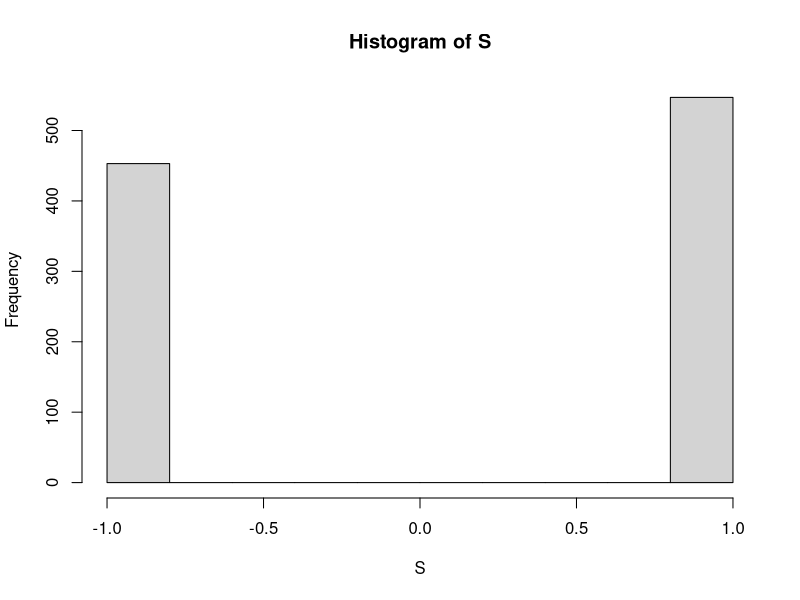
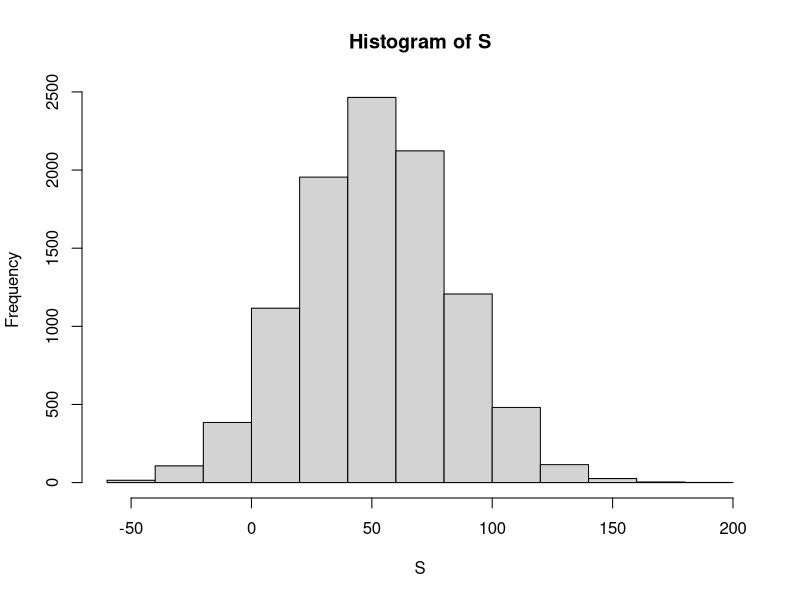
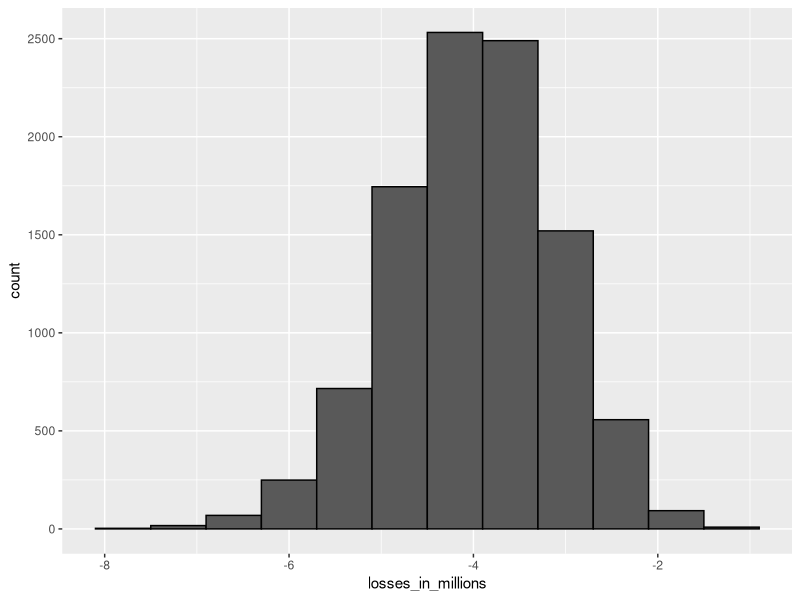
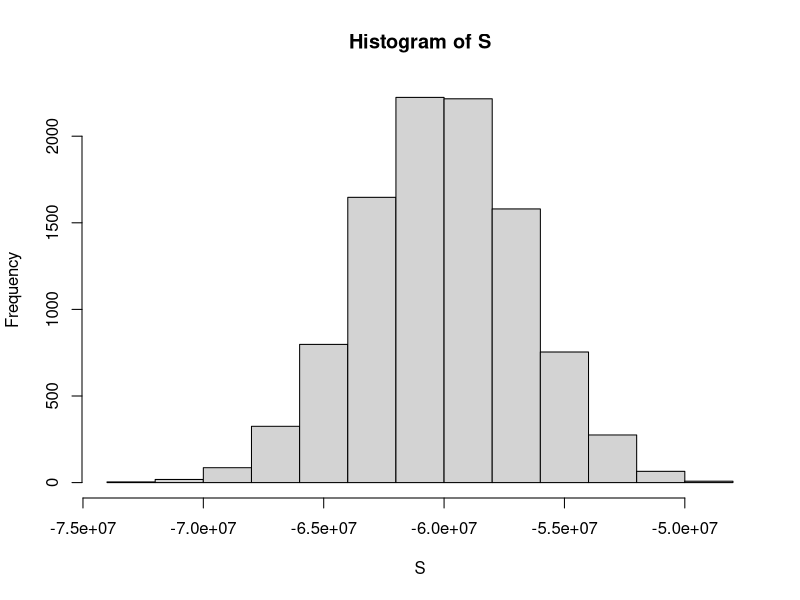

R code for these plots, in order:
## ---- chunk 1
set.seed(1)
# define random variable x to be 1 if blue, 0 otherwise
beads <- rep(c("red", "blue"), times = c(2, 3))
x <- ifelse(sample(beads, 1) == "blue", 1, 0)
print(x)
## ---- chunk 2
red <- 18
black <- 18
green <- 2
n <- 1000

S <- sample(c(1,-1), # options are +1 and -1
       n, # players are 1000
       replace = TRUE,
       prob = c(20/38, # probability of win
                18/38)) # probability of lose
hist(S) # distribution
sum(S) # total gains
mean(S) # mean gain
## ---- chunk 3
n <- 1000    # number of roulette players
B <- 10000    # number of Monte Carlo experiments
S <- replicate(B, {
    X <- sample(c(-1,1), n, replace = TRUE, prob = c(9/19, 10/19))    # simulate 1000 roulette spins
    sum(X)    # determine total profit
})

hist(S) # distribution of results
mean(S) # mean results
mean(S < 0)    # probability of the casino losing money
## ---- chunk 4
green <- 2
black <- 18
red <- 18
green/(black+red+green)
## ---- chunk 5
set.seed(1)

# The variables 'green', 'black', and 'red' contain the number of pockets for each color
green <- 2
black <- 18
red <- 18

p_green <- green/(black+red+green)
p_not_green <- 1 - p_green

prob = sample(c(-1,17), 1, prob = c(p_not_green,p_green), replace = TRUE)
print(prob)
## ---- chunk 6
# The variables 'green', 'black', and 'red' contain the number of pockets for each color
green <- 2
black <- 18
red <- 18

p_green <- green/(black+red+green)
p_not_green <- 1 - p_green

X = 17*p_green + -1*(p_not_green)
X
## ---- chunk 7
green <- 2
black <- 18
red <- 18

p_green <- green/(black+red+green)
p_not_green <- 1 - p_green

sdX <- abs(-1-17)*sqrt(p_green*p_not_green)
sdX
## ---- chunk 8
set.seed(1)

# The variables 'green', 'black', and 'red' contain the number of pockets for each color
green <- 2
black <- 18
red <- 18

p_green <- green/(black+red+green)
p_not_green <- 1 - p_green

n <- 1000
X <- sample(c(-1,17),n,replace = TRUE, prob = c(p_not_green, p_green))
S <- sum(X)
S
## ---- chunk 9
# The variables 'green', 'black', and 'red' contain the number of pockets for each color
green <- 2
black <- 18
red <- 18

p_green <- green/(black+red+green)
p_not_green <- 1 - p_green

X <- 17*p_green + -1*(p_not_green)
n <- 1000
n*X


sdX <- abs(-1-17)*sqrt(p_green*p_not_green)
sqrt(n)*sdX
## ---- chunk 10
# Assign a variable `p_green` as the probability of the ball landing in a green pocket
p_green <- 2 / 38

# Assign a variable `p_not_green` as the probability of the ball not landing in a green pocket
p_not_green <- 1-p_green

# Define the number of bets using the variable 'n'
n <- 100

# Calculate 'avg', the expected outcome of 100 spins if you win $17 when the ball lands on green and you lose $1 when the ball doesn't land on green
avg <- n * (17*p_green + -1*p_not_green)

# Compute 'se', the standard error of the sum of 100 outcomes
se <- sqrt(n) * (17 - -1)*sqrt(p_green*p_not_green)

# Using the expected value 'avg' and standard error 'se', compute the probability that you win money betting on green 100 times.
prob_loss_money <- pnorm(0,avg,se) # p(x < 0)
1-prob_loss_money
## ---- chunk 11
# Assign a variable `p_green` as the probability of the ball landing in a green pocket
p_green <- 2 / 38

# Assign a variable `p_not_green` as the probability of the ball not landing in a green pocket
p_not_green <- 1-p_green

# Define the number of bets using the variable 'n'
n <- 100

# The variable `B` specifies the number of times we want the simulation to run. Let's run the Monte Carlo simulation 10,000 times.
B <- 10000

# Use the `set.seed` function to make sure your answer matches the expected result after random sampling.
set.seed(1)

# Create an object called `S` that replicates the sample code for `B` iterations and sums the outcomes.
S <- replicate(B, {
  X <- sample(c(17,-1), n, replace = T, prob = c(p_green, p_not_green))
  sum(X)
})


# Compute the average value for 'S'
mean(S)

# Calculate the standard deviation of 'S'
sd(S)
## ---- chunk 12
mean(S > 0)
## ---- chunk 13
# Use the `set.seed` function to make sure your answer matches the expected result after random sampling.
set.seed(1)

# Define the number of bets using the variable 'n'
n <- 10000

# Assign a variable `p_green` as the probability of the ball landing in a green pocket
p_green <- 2 / 38

# Assign a variable `p_not_green` as the probability of the ball not landing in a green pocket
p_not_green <- 1 - p_green

# Create a vector called `X` that contains the outcomes of `n` bets
X <- sample(c(17,-1),n,replace = T, prob = c(p_green, p_not_green))

# Define a variable `Y` that contains the mean outcome per bet. Print this mean to the console.
Y <- mean(X)
Y
## ---- chunk 14
# Assign a variable `p_green` as the probability of the ball landing in a green pocket
p_green <- 2 / 38

# Assign a variable `p_not_green` as the probability of the ball not landing in a green pocket
p_not_green <- 1 - p_green

# Calculate the expected outcome of `Y`, the mean outcome per bet in 10,000 bets
# E[X] = ap + b(1-p)
Y <- p_green*17 + (-1*(p_not_green))
Y
## ---- chunk 15
# Define the number of bets using the variable 'n'
n <- 10000

# Assign a variable `p_green` as the probability of the ball landing in a green pocket
p_green <- 2 / 38

# Assign a variable `p_not_green` as the probability of the ball not landing in a green pocket
p_not_green <- 1 - p_green

# Compute the standard error of 'Y', the mean outcome per bet from 10,000 bets.
### |b-a|*sqrt(p(1-p))
se <- abs(17+1)*sqrt(p_green*p_not_green)
se/sqrt(n)
## ---- chunk 16
# Define the number of bets using the variable 'n'
n <- 10000

# Assign a variable `p_green` as the probability of the ball landing in a green pocket
p_green <- 2 / 38

# Assign a variable `p_not_green` as the probability of the ball not landing in a green pocket
p_not_green <- 1 - p_green

# We defined the average using the following code
avg <- 17*p_green + -1*p_not_green

# We defined standard error using this equation
se <- 1/sqrt(n) * (17 - -1)*sqrt(p_green*p_not_green)

# Given this average and standard error, determine the probability of winning more than $0. Print the result to the console.

1 - pnorm(0, mean=avg, sd = se)
## ---- chunk 17
# The variable `n` specifies the number of independent bets on green
n <- 10000

# The variable `B` specifies the number of times we want the simulation to run
B <- 10000

# Use the `set.seed` function to make sure your answer matches the expected result after random number generation
set.seed(1)

# Assign a variable `p_green` as the probability of the ball landing in a green pocket
p_green <- 2 / 38

# Assign a variable `p_not_green` as the probability of the ball not landing in a green pocket
p_not_green <- 1 - p_green

# Generate a vector `S` that contains the the average outcomes of 10,000 bets modeled 10,000 times
S <- replicate(B, {
  X <- sample(c(17,-1),n,replace = T, prob = c(p_green, p_not_green))
  mean(X)
})

# Compute the average of `S`
mean(S)

# Compute the standard deviation of `S`
sd(S)
## ---- chunk 18
# Compute the proportion of outcomes in the vector 'S' where you won more than $0
mean(S>0)
## ---- chunk 19
prob_one_question <- 1/5
prob_one_question
## ---- chunk 20
award <- 1
prob_award <- 1/5
penalty <- -0.25
prob_fail <- 4/5
# E[X] = ap + b(1-p)
mu <- award * prob_award + (-0.25*(prob_fail))
mu
## ---- chunk 21
award <- 1
prob_award <- 1/5
penalty <- -0.25
prob_fail <- 4/5
# E[X] = ap + b(1-p)
mu <- award * prob_award + (-0.25*(prob_fail))

# n*E[X]
n <- 44
n * mu
## ---- chunk 22
award <- 1
prob_award <- 1/5
penalty <- -0.25
prob_fail <- 4/5

## sd(X) = |b-a|*sqrt(p(1-p))
se <- abs(1+0.25)*sqrt(prob_award*prob_fail)
## sqrt(n) * sd(X)
n <- 44
sigma <- sqrt(n) * se
sigma
## ---- chunk 23
award <- 1
prob_award <- 1/5
penalty <- -0.25
prob_fail <- 4/5

mu <- award * prob_award + (-0.25*(prob_fail))
n <- 44
se <- abs(1+0.25)*sqrt(prob_award*prob_fail)
sigma <- sqrt(n) * se

1 - pnorm(8, mean = mu, sd = sigma)
## ---- chunk 24
set.seed(21, sample.kind = "Rounding")

B <- 10000
n <- 44
p <- 0.2

tests <- replicate(B, {
  X <- sample(c(1, -0.25), n, replace = TRUE, prob = c(p, 1-p))
  sum(X)
})

mean(tests >= 8)
## ---- chunk 25
p <- 1/4
award <- 1
penalty <- 0
n <- 44

mu <- award*p + penalty*(1-p)
n * mu
## ---- chunk 26
sigma <- sqrt(n) * abs(penalty-award) * sqrt(p*(1-p))
1-pnorm(30, mu, sigma)
## ---- chunk 27
p <- seq(0.25, 0.95, 0.05)
n <- 44
a <- 1
b <- 0
exp_values <- sapply(p, function(x){
  mu <- n * a*x + b*(1-x)
  sigma <- sqrt(n) * abs(b-a) * sqrt(x*(1-x))
  1-pnorm(35, mu, sigma)
})

min(p[which(exp_values > 0.8)])
## ---- chunk 28
award <- 6
loss <- -1
p_award <- 5/38
p_loss <- 1-p_award
## ---- chunk 29
mu <- award*p_award + loss*p_loss
mu
## ---- chunk 30
sigma <- abs(award-loss)*sqrt(p_award*p_loss)
sigma
## ---- chunk 31
mu
## ---- chunk 32
n <- 500
sigma/sqrt(n)
## ---- chunk 33
n * mu
## ---- chunk 34
sqrt(n)*sigma
## ---- chunk 35
pnorm(0, n*mu, sqrt(n)*sigma)
## ---- chunk 36
#  Interest rate sampling model
n <- 1000 # number of loans
loss_per_foreclosure <- -200000 # cost of a loan
p <- 0.02 # probability of not return anything (lose 200000$)
defaults <- sample( c(0,1), n, prob=c(1-p, p), replace = TRUE) # times we lose money (0 not lose, 1 lose)
sum(defaults * loss_per_foreclosure) # without interest we always lose money
## ---- chunk 37
# Interest rate Monte Carlo simulation
B <- 10000
losses <- replicate(B, {
    defaults <- sample( c(0,1), n, prob=c(1-p, p), replace = TRUE) 
  sum(defaults * loss_per_foreclosure)
})
## ---- chunk 38
library(tidyverse)
data.frame(losses_in_millions = losses/10^6) %>%
    ggplot(aes(losses_in_millions)) +
    geom_histogram(binwidth = 0.6, col = "black")
## ---- chunk 39
# Expected value and standard error of the sum of 1,000 loans
n*(p*loss_per_foreclosure + (1-p)*0)    # expected value 
sqrt(n)*abs(loss_per_foreclosure)*sqrt(p*(1-p))    # standard error
## ---- chunk 40
x <- -loss_per_foreclosure*p/(1-p)
x
## ---- chunk 41
x/180000
## ---- chunk 42
mu <- n * (loss_per_foreclosure*p + x*(1-p))
sigma <- abs(x-loss_per_foreclosure) * sqrt(n*p*(1-p))
## ---- chunk 43
# Calculating interest rate for 1% probability of losing money
l <- loss_per_foreclosure
z <- qnorm(0.01)
x <- -l*( n*p - z*sqrt(n*p*(1-p)))/ ( n*(1-p) + z*sqrt(n*p*(1-p)))
x/180000    # interest rate
loss_per_foreclosure*p + x*(1-p)    # expected value of the profit per loan
n*(loss_per_foreclosure*p + x*(1-p)) # expected value of the profit over n loans
## ---- chunk 44
#  Monte Carlo simulation for 1% probability of losing money

B <- 100000
profit <- replicate(B, {
    draws <- sample( c(x, loss_per_foreclosure), n, 
                        prob=c(1-p, p), replace = TRUE) 
    sum(draws)
})
mean(profit)    # expected value of the profit over n loans
mean(profit<0)    # probability of losing money
## ---- chunk 45
# Expected value with higher default rate and interest rate
p <- .04
loss_per_foreclosure <- -200000
r <- 0.05
x <- r*180000
loss_per_foreclosure*p + x*(1-p)
## ---- chunk 46
# Calculating number of loans for desired probability of losing money
z <- qnorm(0.01)
l <- loss_per_foreclosure
n <- ceiling((z^2*(x-l)^2*p*(1-p))/(l*p + x*(1-p))^2)
n    # number of loans required

n*(loss_per_foreclosure*p + x * (1-p))    # expected profit over n loans
## ---- chunk 47
# Monte Carlo simulation
B <- 10000
p <- 0.04
x <- 0.05 * 180000
profit <- replicate(B, {
    draws <- sample( c(x, loss_per_foreclosure), n, 
                        prob=c(1-p, p), replace = TRUE) 
    sum(draws)
})
mean(profit)
## ---- chunk 48
# Assign the number of loans to the variable `n`
n <- 10000

# Assign the loss per foreclosure to the variable `loss_per_foreclosure`
loss_per_foreclosure <- -200000

# Assign the probability of default to the variable `p_default`
p_default <- 0.03

# Use the `set.seed` function to make sure your answer matches the expected result after random sampling
set.seed(1)

# Generate a vector called `defaults` that contains the default outcomes of `n` loans
defaults <- sample(c(0,1), n, replace = T, prob = c(1-p_default, p_default))

# Generate `S`, the total amount of money lost across all foreclosures. Print the value to the console.
S <- sum(defaults * loss_per_foreclosure)
S
## ---- chunk 49
# Assign the number of loans to the variable `n`
n <- 10000

# Assign the loss per foreclosure to the variable `loss_per_foreclosure`
loss_per_foreclosure <- -200000

# Assign the probability of default to the variable `p_default`
p_default <- 0.03

# Use the `set.seed` function to make sure your answer matches the expected result after random sampling
set.seed(1)

# The variable `B` specifies the number of times we want the simulation to run
B <- 10000

# Generate a list of summed losses 'S'. Replicate the code from the previous exercise over 'B' iterations to generate a list of summed losses for 'n' loans.  Ignore any warnings for now.
S <- replicate(B, {
  defaults <- sample(c(0,1), n, replace = T, prob = c(1-p_default, p_default))
  sum(defaults * loss_per_foreclosure)
})

hist(S)
## ---- chunk 50
# Assign the number of loans to the variable `n`
n <- 10000

# Assign the loss per foreclosure to the variable `loss_per_foreclosure`
loss_per_foreclosure <- -200000

# Assign the probability of default to the variable `p_default`
p_default <- 0.03

# Calculate the expected loss due to default out of 10,000 loans
avg <- loss_per_foreclosure*p_default + 0*(1-p_default)
n*avg

# Compute the standard error of the sum of 10,000 loans
sd <- abs(loss_per_foreclosure-0)*sqrt(p_default*(1-p_default))
sqrt(n) * sd
## ---- chunk 51
# Assign the loss per foreclosure to the variable `loss_per_foreclosure`
loss_per_foreclosure <- -200000

# Assign the probability of default to the variable `p_default`
p_default <- 0.03

# Assign a variable `x` as the total amount necessary to have an expected outcome of $0
# l*p + x*(1-p) = 0
x = - loss_per_foreclosure*p_default/(1-p_default)

# Convert `x` to a rate, given that the loan amount is $180,000. Print this value to the console.
x <- x/180000
x
## ---- chunk 52
# Assign the number of loans to the variable `n`
n <- 10000

# Assign the loss per foreclosure to the variable `loss_per_foreclosure`
loss_per_foreclosure <- -200000

# Assign the probability of default to the variable `p_default`
p_default <- 0.03

# Generate a variable `z` using the `qnorm` function
z <- qnorm(0.05)

# Generate a variable `x` using `z`, `p_default`, `loss_per_foreclosure`, and `n`
# x <- -l*((np - z*sqrt(np(1-p)))/(n(1-p)+z*sqrt(np(1-p))))
x <- -loss_per_foreclosure*( n*p_default - z*sqrt(n*p_default*(1-p_default)))/ ( n*(1-p_default) + z*sqrt(n*p_default*(1-p_default)))

# Convert `x` to an interest rate, given that the loan amount is $180,000. Print this value to the console.
x <- x/180000
x
## ---- chunk 53
library(tidyverse)
library(dslabs)
options(digits = 3)
## ---- chunk 54
data(death_prob)
head(death_prob)
## ---- chunk 55
p <- death_prob %>% filter(sex == "Female", age == 50) %>% pull(prob)
p
## ---- chunk 56
a <- -150000
b <- 1150
mu_female_50 <- a*p + b*(1-p)
mu_female_50
## ---- chunk 57
sigma_female_50 <- abs(a-b)*sqrt(p*(1-p))
sigma_female_50
## ---- chunk 58
n <- 1000
n*mu_female_50
## ---- chunk 59
sqrt(n) * sigma_female_50
## ---- chunk 60
pnorm(0, mean = n*mu_female_50, sd = sqrt(n)*sigma_female_50)
## ---- chunk 61
p <- death_prob %>% filter(sex == "Male", age == 50) %>% pull(prob)
p
## ---- chunk 62
a <- -150000
n <- 1000
sum_mu <- 700000

# sum_mu = n * ((a*p)+(b*(1-p))
# sum_mu / n = (a*p)+(b*(1-p))
# (sum_mu /n) - (a*p) = b*(1-p)
# ((sum_mu/n)-(a*p)) / (1-p) = b

b <- ((sum_mu/n)-(a*p)) / (1-p)
b
## ---- chunk 63
sigma_male_50 <- abs(a-b)*sqrt(p*(1-p))
sqrt(n) * sigma_male_50
## ---- chunk 64
pnorm(0, mean = sum_mu, sd = sqrt(n)*sigma_male_50)
## ---- chunk 65
p <- .015    # probability of claim
a <- -150000    # loss per claim
b <- 1150    # premium - profit when no claim
n <- 1000

mu_50 <- (a*p) + (b*(1-p))
mu_sum_50 <- n*mu_50
mu_sum_50
## ---- chunk 66
sigma_50 <- abs(b-a) * sqrt(p*(1-p))
se_50 <- sqrt(n) * sigma_50
se_50
## ---- chunk 67
pnorm(0, mean = mu_sum_50, sd = se_50)
## ---- chunk 68
pnorm(-1e6, mean = mu_sum_50, sd = se_50)
## ---- chunk 69
p <- seq(.01, .03, .001)
a <- -150000    # loss per claim
b <- 1150    # premium - profit when no claim
n <- 1000

p_lose_money <- sapply(p, function(p){
  exp_val <- n*(a*p + b*(1-p))
  se <- sqrt(n) * abs(b-a) * sqrt(p*(1-p))
  pnorm(0, exp_val, se)
})

data.frame(p, p_lose_money) %>%
  filter(p_lose_money > 0.9) %>%
  pull(p) %>%
  min()

## ---- chunk 70
p <- seq(.01, .03, .001)
a <- -150000    # loss per claim
b <- 1150    # premium - profit when no claim
n <- 1000

p_lose_money <- sapply(p, function(p){
  exp_val <- n*(a*p + b*(1-p))
  se <- sqrt(n) * abs(b-a) * sqrt(p*(1-p))
  pnorm(-1e6, exp_val, se)
})

data.frame(p, p_lose_money) %>%
  filter(p_lose_money > 0.9) %>%
  pull(p) %>%
  min()
## ---- chunk 71
set.seed(25, sample.kind = "Rounding")

p <- .015
loss <- -150000
profit <- 1150
n <- 1000

outcomes <- sample(c(loss, profit), n, prob = c(p, 1-p), replace = TRUE)
sum(outcomes)/10^6
## ---- chunk 72
set.seed(27, sample.kind = "Rounding")

p <- .015
loss <- -150000
profit <- 1150
n <- 1000
B <- 10000

S <- replicate(B, {
  outcomes <- sample(c(loss, profit), n, prob = c(p, 1-p), replace = TRUE)
  sum(outcomes)/1e6
})

mean(S < -1)
## ---- chunk 73
p <- .015
n <- 1000
l <- -150000
z <- qnorm(.05)
x <- -l*( n*p - z*sqrt(n*p*(1-p)))/ ( n*(1-p) + z*sqrt(n*p*(1-p)))
x

## ---- chunk 74
l*p + (x*(1-p))
## ---- chunk 75
n*(l*p + (x*(1-p)))
## ---- chunk 76
set.seed(28, sample.kind = "Rounding")

p <- .015
loss <- -150000
profit <- x
n <- 1000
B <- 10000

S <- replicate(B, {
  outcomes <- sample(c(loss, profit), n, prob = c(p, 1-p), replace = TRUE)
  sum(outcomes)
})

mean(S < 0)
## ---- chunk 77
set.seed(29, sample.kind="Rounding")

p <- .015
loss <- -150000
profit <- x
n <- 1000
B <- 10000

profit <- replicate(B, {
    new_p <- p + sample(seq(-0.01, 0.01, length = 100), 1)
    draws <- sample(c(x, l), n, 
                    prob=c(1-new_p, new_p), replace = TRUE) 
    sum(draws)
})
## ---- chunk 78
mean(profit < 0)
## ---- chunk 79
mean(profit < -1e6)
